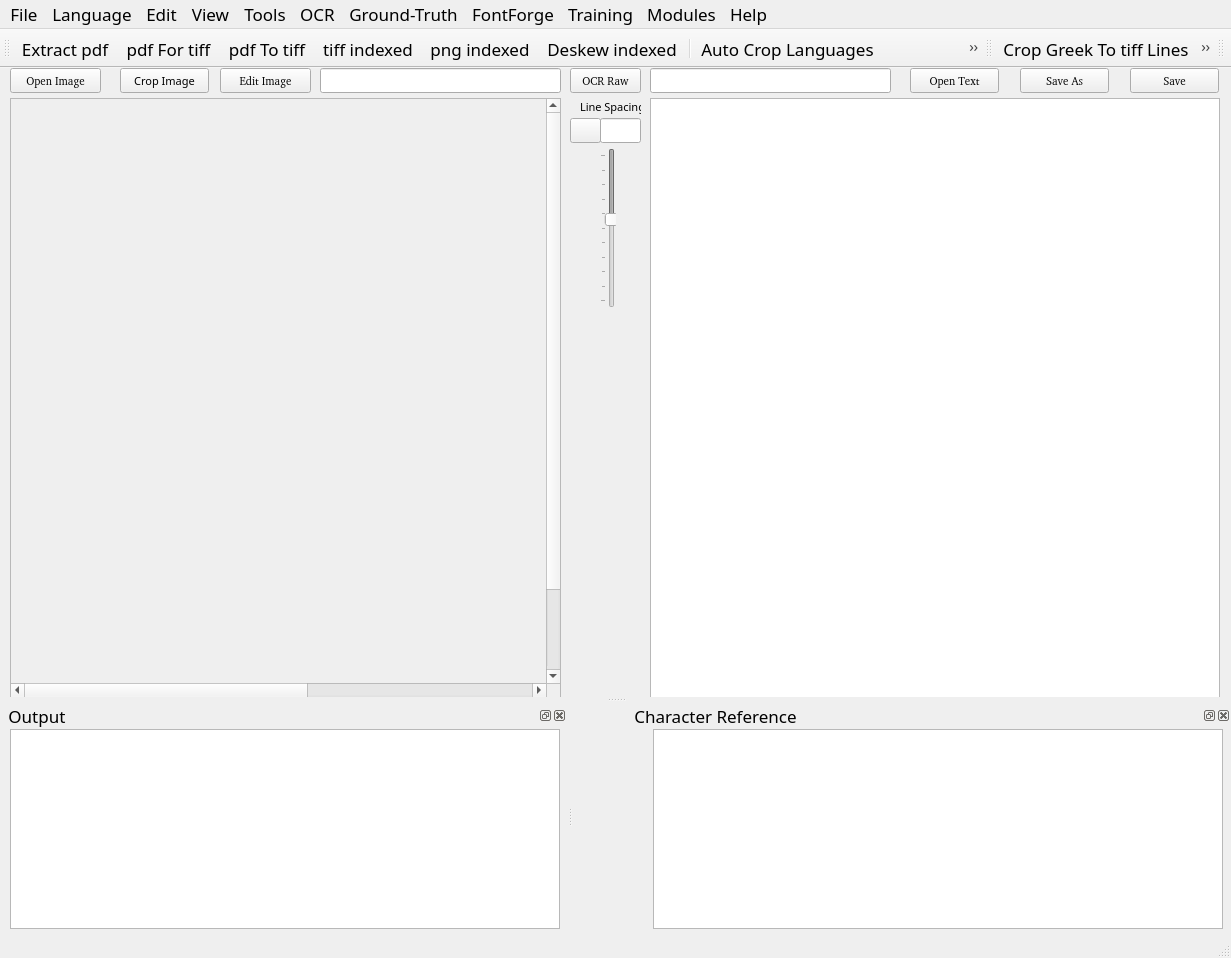
<?xml version="1.0" encoding="UTF-8"?>
<ui version="4.0">
 <class>MainUI</class>
 <widget class="QMainWindow" name="MainUI">
  <property name="enabled">
   <bool>true</bool>
  </property>
  <property name="geometry">
   <rect>
    <x>0</x>
    <y>0</y>
    <width>1231</width>
    <height>958</height>
   </rect>
  </property>
  <property name="font">
   <font>
    <family>FROMVS</family>
    <pointsize>13</pointsize>
    <weight>50</weight>
    <italic>false</italic>
    <bold>false</bold>
   </font>
  </property>
  <property name="windowTitle">
   <string>Biblical OCR</string>
  </property>
  <property name="windowIcon">
   <iconset resource="../UI_Icons.qrc">
    <normaloff>:/Icons/Icons/image-sunset.png</normaloff>:/Icons/Icons/image-sunset.png</iconset>
  </property>
  <widget class="QWidget" name="centralwidget">
   <widget class="QScrollArea" name="ImagescrollArea">
    <property name="geometry">
     <rect>
      <x>10</x>
      <y>30</y>
      <width>551</width>
      <height>600</height>
     </rect>
    </property>
    <property name="sizePolicy">
     <sizepolicy hsizetype="Preferred" vsizetype="Preferred">
      <horstretch>0</horstretch>
      <verstretch>0</verstretch>
     </sizepolicy>
    </property>
    <property name="minimumSize">
     <size>
      <width>501</width>
      <height>600</height>
     </size>
    </property>
    <property name="widgetResizable">
     <bool>true</bool>
    </property>
    <property name="alignment">
     <set>Qt::AlignLeading|Qt::AlignLeft|Qt::AlignTop</set>
    </property>
    <widget class="QWidget" name="ImagescrollAreaWidgetContents">
     <property name="geometry">
      <rect>
       <x>0</x>
       <y>0</y>
       <width>960</width>
       <height>681</height>
      </rect>
     </property>
     <property name="sizePolicy">
      <sizepolicy hsizetype="MinimumExpanding" vsizetype="Fixed">
       <horstretch>0</horstretch>
       <verstretch>0</verstretch>
      </sizepolicy>
     </property>
     <property name="minimumSize">
      <size>
       <width>960</width>
       <height>681</height>
      </size>
     </property>
     <property name="sizeIncrement">
      <size>
       <width>0</width>
       <height>0</height>
      </size>
     </property>
     <property name="baseSize">
      <size>
       <width>520</width>
       <height>700</height>
      </size>
     </property>
     <widget class="QLabel" name="Image">
      <property name="geometry">
       <rect>
        <x>0</x>
        <y>0</y>
        <width>960</width>
        <height>680</height>
       </rect>
      </property>
      <property name="sizePolicy">
       <sizepolicy hsizetype="MinimumExpanding" vsizetype="Preferred">
        <horstretch>0</horstretch>
        <verstretch>0</verstretch>
       </sizepolicy>
      </property>
      <property name="minimumSize">
       <size>
        <width>500</width>
        <height>679</height>
       </size>
      </property>
      <property name="baseSize">
       <size>
        <width>520</width>
        <height>700</height>
       </size>
      </property>
      <property name="text">
       <string/>
      </property>
      <property name="pixmap">
       <pixmap>../../../../../../../../../../../../../../../.designer/Images/Greek/jpg_desk_greek/greek_book_40_Matthew/greek1516_Page_012.jpg</pixmap>
      </property>
     </widget>
    </widget>
   </widget>
   <widget class="QPushButton" name="OpenImageFilebutton">
    <property name="geometry">
     <rect>
      <x>10</x>
      <y>0</y>
      <width>91</width>
      <height>25</height>
     </rect>
    </property>
    <property name="font">
     <font>
      <family>FROMVS [MAXR]</family>
      <pointsize>8</pointsize>
     </font>
    </property>
    <property name="text">
     <string>Open Image</string>
    </property>
    <property name="icon">
     <iconset resource="../UI_Icons.qrc">
      <normaloff>:/Icons/Icons/folder-open-image.png</normaloff>:/Icons/Icons/folder-open-image.png</iconset>
    </property>
   </widget>
   <widget class="QLineEdit" name="ImageLe">
    <property name="geometry">
     <rect>
      <x>320</x>
      <y>0</y>
      <width>241</width>
      <height>25</height>
     </rect>
    </property>
   </widget>
   <widget class="QPushButton" name="OCRbutton">
    <property name="geometry">
     <rect>
      <x>570</x>
      <y>0</y>
      <width>71</width>
      <height>25</height>
     </rect>
    </property>
    <property name="font">
     <font>
      <family>FROMVS [MAXR]</family>
      <pointsize>8</pointsize>
     </font>
    </property>
    <property name="text">
     <string>OCR Raw</string>
    </property>
    <property name="icon">
     <iconset resource="../UI_Icons.qrc">
      <normaloff>:/Icons/Icons/ocr3.png</normaloff>:/Icons/Icons/ocr3.png</iconset>
    </property>
   </widget>
   <widget class="QPushButton" name="LHDialogtbutton">
    <property name="enabled">
     <bool>true</bool>
    </property>
    <property name="geometry">
     <rect>
      <x>570</x>
      <y>50</y>
      <width>31</width>
      <height>25</height>
     </rect>
    </property>
    <property name="font">
     <font>
      <family>FROMVS [MAXR]</family>
      <pointsize>8</pointsize>
     </font>
    </property>
    <property name="text">
     <string/>
    </property>
    <property name="icon">
     <iconset resource="../UI_Icons.qrc">
      <normaloff>:/Icons/Icons/edit-line-spacing.png</normaloff>:/Icons/Icons/edit-line-spacing.png</iconset>
    </property>
   </widget>
   <widget class="QLineEdit" name="TextLE">
    <property name="geometry">
     <rect>
      <x>650</x>
      <y>0</y>
      <width>241</width>
      <height>25</height>
     </rect>
    </property>
   </widget>
   <widget class="QPushButton" name="EditCorrectedTextbutton">
    <property name="geometry">
     <rect>
      <x>910</x>
      <y>0</y>
      <width>89</width>
      <height>25</height>
     </rect>
    </property>
    <property name="font">
     <font>
      <family>FROMVS [MAXR]</family>
      <pointsize>8</pointsize>
     </font>
    </property>
    <property name="text">
     <string>Open Text</string>
    </property>
    <property name="icon">
     <iconset resource="../UI_Icons.qrc">
      <normaloff>:/Icons/Icons/folder-open-document-text.png</normaloff>:/Icons/Icons/folder-open-document-text.png</iconset>
    </property>
   </widget>
   <widget class="QPushButton" name="SaveAsOCRCorrTextbutton">
    <property name="geometry">
     <rect>
      <x>1020</x>
      <y>0</y>
      <width>89</width>
      <height>25</height>
     </rect>
    </property>
    <property name="font">
     <font>
      <family>FROMVS [MAXR]</family>
      <pointsize>8</pointsize>
     </font>
    </property>
    <property name="text">
     <string>Save As</string>
    </property>
    <property name="icon">
     <iconset resource="../UI_Icons.qrc">
      <normaloff>:/Icons/Icons/disk-rename.png</normaloff>:/Icons/Icons/disk-rename.png</iconset>
    </property>
   </widget>
   <widget class="QPushButton" name="SaveOCRCorrTextbutton">
    <property name="geometry">
     <rect>
      <x>1130</x>
      <y>0</y>
      <width>89</width>
      <height>25</height>
     </rect>
    </property>
    <property name="font">
     <font>
      <family>FROMVS [MAXR]</family>
      <pointsize>8</pointsize>
     </font>
    </property>
    <property name="text">
     <string>Save</string>
    </property>
    <property name="icon">
     <iconset resource="../UI_Icons.qrc">
      <normaloff>:/Icons/Icons/disk.png</normaloff>:/Icons/Icons/disk.png</iconset>
    </property>
   </widget>
   <widget class="QTextEdit" name="OCRText">
    <property name="geometry">
     <rect>
      <x>650</x>
      <y>30</y>
      <width>570</width>
      <height>601</height>
     </rect>
    </property>
    <property name="minimumSize">
     <size>
      <width>540</width>
      <height>600</height>
     </size>
    </property>
   </widget>
   <widget class="QLineEdit" name="LHlineEdit">
    <property name="geometry">
     <rect>
      <x>600</x>
      <y>50</y>
      <width>41</width>
      <height>25</height>
     </rect>
    </property>
    <property name="text">
     <string/>
    </property>
    <property name="maxLength">
     <number>32767</number>
    </property>
    <property name="alignment">
     <set>Qt::AlignCenter</set>
    </property>
    <property name="placeholderText">
     <string/>
    </property>
   </widget>
   <widget class="QSlider" name="LHslider">
    <property name="enabled">
     <bool>false</bool>
    </property>
    <property name="geometry">
     <rect>
      <x>600</x>
      <y>80</y>
      <width>16</width>
      <height>160</height>
     </rect>
    </property>
    <property name="toolTip">
     <string>Set text line spacing.</string>
    </property>
    <property name="minimum">
     <number>100</number>
    </property>
    <property name="maximum">
     <number>200</number>
    </property>
    <property name="singleStep">
     <number>2</number>
    </property>
    <property name="pageStep">
     <number>10</number>
    </property>
    <property name="value">
     <number>144</number>
    </property>
    <property name="sliderPosition">
     <number>144</number>
    </property>
    <property name="orientation">
     <enum>Qt::Vertical</enum>
    </property>
    <property name="invertedAppearance">
     <bool>true</bool>
    </property>
    <property name="tickPosition">
     <enum>QSlider::TicksAbove</enum>
    </property>
   </widget>
   <widget class="QPushButton" name="EditImageFilebutton">
    <property name="geometry">
     <rect>
      <x>220</x>
      <y>0</y>
      <width>91</width>
      <height>25</height>
     </rect>
    </property>
    <property name="font">
     <font>
      <family>FROMVS [MAXR]</family>
      <pointsize>8</pointsize>
     </font>
    </property>
    <property name="text">
     <string>Edit Image</string>
    </property>
    <property name="icon">
     <iconset resource="../UI_Icons.qrc">
      <normaloff>:/Icons/Icons/gimp.png</normaloff>:/Icons/Icons/gimp.png</iconset>
    </property>
   </widget>
   <widget class="QLabel" name="label">
    <property name="geometry">
     <rect>
      <x>580</x>
      <y>30</y>
      <width>61</width>
      <height>17</height>
     </rect>
    </property>
    <property name="font">
     <font>
      <pointsize>8</pointsize>
     </font>
    </property>
    <property name="text">
     <string>Line Spacing</string>
    </property>
   </widget>
   <widget class="QPushButton" name="Cropbutton">
    <property name="geometry">
     <rect>
      <x>120</x>
      <y>0</y>
      <width>89</width>
      <height>25</height>
     </rect>
    </property>
    <property name="font">
     <font>
      <pointsize>8</pointsize>
     </font>
    </property>
    <property name="text">
     <string>Crop Image</string>
    </property>
    <property name="icon">
     <iconset resource="../UI_Icons.qrc">
      <normaloff>:/Icons/image-crop.png</normaloff>:/Icons/image-crop.png</iconset>
    </property>
   </widget>
  </widget>
  <widget class="QMenuBar" name="menubar">
   <property name="geometry">
    <rect>
     <x>0</x>
     <y>0</y>
     <width>1231</width>
     <height>23</height>
    </rect>
   </property>
   <widget class="QMenu" name="menuPre_Process">
    <property name="title">
     <string>Language</string>
    </property>
    <widget class="QMenu" name="menuExtract_pdf">
     <property name="title">
      <string>Source</string>
     </property>
     <property name="icon">
      <iconset resource="../UI_Icons.qrc">
       <normaloff>:/Icons/Icons/folder-open-image.png</normaloff>:/Icons/Icons/folder-open-image.png</iconset>
     </property>
     <addaction name="actionextract_pdf_tb"/>
     <addaction name="separator"/>
     <addaction name="actionpdf_for_tiff_tb"/>
     <addaction name="actionpdf_to_tiff_tb"/>
     <addaction name="actiontiff_to_mono_tb"/>
     <addaction name="actionmono_to_png_tb"/>
     <addaction name="actiondeskew_mono"/>
    </widget>
    <widget class="QMenu" name="menuPrepare">
     <property name="title">
      <string>Languages</string>
     </property>
     <widget class="QMenu" name="menuGreekDR">
      <property name="title">
       <string>Greek</string>
      </property>
      <addaction name="actionConvert_Greek_tiff_To_png"/>
      <addaction name="actionDeskewGreek_tiff_tb"/>
      <addaction name="actionResizeGreek_png_tb"/>
     </widget>
     <widget class="QMenu" name="menuLatinDR">
      <property name="title">
       <string>Latin</string>
      </property>
      <addaction name="actionConvert_Latin_tiff_To_png"/>
      <addaction name="actionDeskewLatin_tiff_tb"/>
      <addaction name="actionResizeLatin_png_tb"/>
     </widget>
     <addaction name="separator"/>
     <addaction name="actionCrop_Languages_tb"/>
     <addaction name="actionManual_Crop_Image_tb"/>
     <addaction name="actionHebrew"/>
     <addaction name="menuGreekDR"/>
     <addaction name="menuLatinDR"/>
     <addaction name="actionEnglishh"/>
    </widget>
    <addaction name="separator"/>
    <addaction name="menuExtract_pdf"/>
    <addaction name="separator"/>
    <addaction name="separator"/>
    <addaction name="menuPrepare"/>
   </widget>
   <widget class="QMenu" name="menuTraining">
    <property name="title">
     <string>Ground-Truth</string>
    </property>
    <widget class="QMenu" name="menuGround_Truth">
     <property name="title">
      <string>Establish Truth</string>
     </property>
     <widget class="QMenu" name="menuGreekGT">
      <property name="title">
       <string>Greek</string>
      </property>
      <widget class="QMenu" name="menuGreek_Image_Lines">
       <property name="title">
        <string>Greek Image Lines</string>
       </property>
       <addaction name="actionCrop_Greek_to_tiff_Lines_tb"/>
       <addaction name="actionRename_Greek_tiff_Lines_tb"/>
       <addaction name="actionMove_Greek_tiff_Lines_tb"/>
      </widget>
      <widget class="QMenu" name="menuGreek_Text_Lines">
       <property name="title">
        <string>Greek Text Lines</string>
       </property>
       <addaction name="actionSplitGreek_text_lines_tb"/>
       <addaction name="actionRenameGreek_text_lines_tb"/>
      </widget>
      <addaction name="menuGreek_Image_Lines"/>
      <addaction name="menuGreek_Text_Lines"/>
     </widget>
     <widget class="QMenu" name="menuLatinGT">
      <property name="title">
       <string>Latin</string>
      </property>
      <widget class="QMenu" name="menuLatin_Image_Lines">
       <property name="title">
        <string>Latin Image Lines</string>
       </property>
       <addaction name="actionCrop_Latin_To_tiff_Lines_tb"/>
       <addaction name="actionRename_Latin_tiff_Lines_tb"/>
       <addaction name="actionMove_Latin_tiff_Lines_tb"/>
      </widget>
      <widget class="QMenu" name="menuLatin_Text_Lines">
       <property name="title">
        <string>Latin Text Lines</string>
       </property>
       <addaction name="actionSplit_Latin_Text_Lines_tb"/>
       <addaction name="actionRename_Latin_Text_Lines_tb"/>
      </widget>
      <addaction name="menuLatin_Image_Lines"/>
      <addaction name="menuLatin_Text_Lines"/>
     </widget>
     <addaction name="actionHebrew_2"/>
     <addaction name="menuGreekGT"/>
     <addaction name="menuLatinGT"/>
     <addaction name="actionEnglish_3"/>
    </widget>
    <addaction name="separator"/>
    <addaction name="menuGround_Truth"/>
    <addaction name="actionReview_Ground_Truth_tb"/>
    <addaction name="actionStage_Ground_Truth"/>
   </widget>
   <widget class="QMenu" name="menuOCR">
    <property name="title">
     <string>OCR</string>
    </property>
    <widget class="QMenu" name="menuSelect_Language">
     <property name="title">
      <string>Select Language</string>
     </property>
     <addaction name="actionGreek_2"/>
     <addaction name="actionHebrew_4"/>
     <addaction name="actionLatin_2"/>
     <addaction name="actionEnglish_2"/>
    </widget>
    <addaction name="menuSelect_Language"/>
    <addaction name="actionSelect_Image"/>
    <addaction name="actionCorrect_OCR_tb"/>
   </widget>
   <widget class="QMenu" name="menuPost_Process">
    <property name="title">
     <string>Modules</string>
    </property>
    <widget class="QMenu" name="menuGreek_Post">
     <property name="title">
      <string>Greek</string>
     </property>
     <addaction name="actionUpdate_Verses"/>
     <addaction name="actionUpdate_Words_Post"/>
     <addaction name="actionNormalize"/>
     <addaction name="actionLower_Case"/>
     <addaction name="actionRemove_Diacritics"/>
     <addaction name="actionAlign_Strongs"/>
     <addaction name="actionAlign_English"/>
     <addaction name="actionVariants"/>
    </widget>
    <widget class="QMenu" name="menuPrepare_Text">
     <property name="title">
      <string>Prepare Text</string>
     </property>
    </widget>
    <addaction name="menuPrepare_Text"/>
    <addaction name="actionHebrew_3"/>
    <addaction name="menuGreek_Post"/>
    <addaction name="actionUpdate_Words"/>
    <addaction name="actionEnglish"/>
    <addaction name="actionCreate_e_Sword_Bible_Module"/>
    <addaction name="actionCreate_theWord_Bible_Module"/>
   </widget>
   <widget class="QMenu" name="menuFile">
    <property name="font">
     <font>
      <family>Ubuntu</family>
      <pointsize>11</pointsize>
     </font>
    </property>
    <property name="title">
     <string>File</string>
    </property>
    <addaction name="actionOpen_Image"/>
    <addaction name="actionOpen_Text"/>
    <addaction name="actionSave_Image"/>
    <addaction name="actionSave_As_Image"/>
    <addaction name="actionSave_Text"/>
    <addaction name="actionSave_As_Text"/>
   </widget>
   <widget class="QMenu" name="menuEdit">
    <property name="title">
     <string>Edit</string>
    </property>
    <addaction name="actionEdit_Image_tb"/>
    <addaction name="actionPrefernces"/>
   </widget>
   <widget class="QMenu" name="menuView">
    <property name="title">
     <string>View</string>
    </property>
   </widget>
   <widget class="QMenu" name="menuTools">
    <property name="title">
     <string>Tools</string>
    </property>
    <addaction name="actionConvert_Image_s"/>
    <addaction name="actionVerse_Correction"/>
    <addaction name="actionOnline"/>
   </widget>
   <widget class="QMenu" name="menuHelp">
    <property name="title">
     <string>Help</string>
    </property>
   </widget>
   <widget class="QMenu" name="menuGlyphs">
    <property name="title">
     <string>FontForge</string>
    </property>
    <widget class="QMenu" name="menuIndex_Images">
     <property name="title">
      <string>Bitmap Images</string>
     </property>
     <addaction name="actionLine_tif_to_bmp"/>
    </widget>
    <addaction name="menuIndex_Images"/>
    <addaction name="actionExtract_Glyphs"/>
    <addaction name="actionFontForge"/>
   </widget>
   <widget class="QMenu" name="menuGround_Truth_2">
    <property name="title">
     <string>Training</string>
    </property>
    <widget class="QMenu" name="menuUpdate_Wordlists">
     <property name="title">
      <string>Update Wordlists</string>
     </property>
     <addaction name="actionUpdate_Hebrew_Wordlist"/>
     <addaction name="actionUpdate_Wordlist_tb"/>
     <addaction name="actionUpdate_Wordlist_menu"/>
    </widget>
    <widget class="QMenu" name="menuSetup_Training">
     <property name="title">
      <string>Setup Training</string>
     </property>
     <addaction name="actionSelect_Language_Model"/>
     <addaction name="actionSelect_Fonts"/>
    </widget>
    <addaction name="menuUpdate_Wordlists"/>
    <addaction name="menuSetup_Training"/>
    <addaction name="actionTrain_Tesseract_tb"/>
   </widget>
   <addaction name="menuFile"/>
   <addaction name="menuPre_Process"/>
   <addaction name="menuEdit"/>
   <addaction name="menuView"/>
   <addaction name="menuTools"/>
   <addaction name="menuOCR"/>
   <addaction name="menuTraining"/>
   <addaction name="menuGlyphs"/>
   <addaction name="menuGround_Truth_2"/>
   <addaction name="menuPost_Process"/>
   <addaction name="menuHelp"/>
  </widget>
  <widget class="QStatusBar" name="statusbar"/>
  <widget class="QToolBar" name="PreProcessToolBar">
   <property name="windowTitle">
    <string>toolBar</string>
   </property>
   <property name="toolTip">
    <string>Extract pages from pdf source file</string>
   </property>
   <property name="whatsThis">
    <string>pdf Page Extractor</string>
   </property>
   <attribute name="toolBarArea">
    <enum>TopToolBarArea</enum>
   </attribute>
   <attribute name="toolBarBreak">
    <bool>false</bool>
   </attribute>
   <addaction name="actionextract_pdf_tb"/>
   <addaction name="actionpdf_for_tiff_tb"/>
   <addaction name="actionpdf_to_tiff_tb"/>
   <addaction name="actiontiff_to_mono_tb"/>
   <addaction name="actionmono_to_png_tb"/>
   <addaction name="actiondeskew_mono"/>
   <addaction name="separator"/>
   <addaction name="actionCrop_Languages_tb"/>
   <addaction name="actionConvert_Greek_tiff_To_png"/>
   <addaction name="actionDeskewGreek_tiff_tb"/>
   <addaction name="actionResizeGreek_png_tb"/>
   <addaction name="actionConvert_Latin_tiff_To_png"/>
   <addaction name="actionDeskewLatin_tiff_tb"/>
   <addaction name="actionResizeLatin_png_tb"/>
   <addaction name="separator"/>
   <addaction name="actionManual_Crop_Image_tb"/>
   <addaction name="actionEdit_Image_tb"/>
   <addaction name="actionCorrect_OCR_tb"/>
   <addaction name="separator"/>
  </widget>
  <widget class="QToolBar" name="TrainingToolBar">
   <property name="windowTitle">
    <string>toolBar</string>
   </property>
   <attribute name="toolBarArea">
    <enum>TopToolBarArea</enum>
   </attribute>
   <attribute name="toolBarBreak">
    <bool>false</bool>
   </attribute>
   <addaction name="actionCrop_Greek_to_tiff_Lines_tb"/>
   <addaction name="actionCrop_Latin_To_tiff_Lines_tb"/>
   <addaction name="actionRename_Greek_tiff_Lines_tb"/>
   <addaction name="actionMove_Greek_tiff_Lines_tb"/>
   <addaction name="actionRename_Latin_tiff_Lines_tb"/>
   <addaction name="actionMove_Latin_tiff_Lines_tb"/>
   <addaction name="separator"/>
   <addaction name="actionExtract_Glyphs"/>
   <addaction name="actionFontForge"/>
   <addaction name="separator"/>
   <addaction name="actionSplitGreek_text_lines_tb"/>
   <addaction name="actionRenameGreek_text_lines_tb"/>
   <addaction name="actionSplit_Latin_Text_Lines_tb"/>
   <addaction name="actionRename_Latin_Text_Lines_tb"/>
   <addaction name="separator"/>
   <addaction name="actionReview_Ground_Truth_tb"/>
   <addaction name="actionVerse_Correction"/>
   <addaction name="actionUpdate_Wordlist_tb"/>
   <addaction name="actionTrain_Tesseract_tb"/>
   <addaction name="separator"/>
  </widget>
  <widget class="QDockWidget" name="dockOutput">
   <property name="enabled">
    <bool>true</bool>
   </property>
   <property name="minimumSize">
    <size>
     <width>560</width>
     <height>200</height>
    </size>
   </property>
   <property name="baseSize">
    <size>
     <width>520</width>
     <height>200</height>
    </size>
   </property>
   <property name="accessibleName">
    <string/>
   </property>
   <property name="accessibleDescription">
    <string/>
   </property>
   <property name="floating">
    <bool>false</bool>
   </property>
   <property name="windowTitle">
    <string> Output</string>
   </property>
   <attribute name="dockWidgetArea">
    <number>8</number>
   </attribute>
   <widget class="QWidget" name="dockOutputContents">
    <widget class="QTextEdit" name="OutputText">
     <property name="geometry">
      <rect>
       <x>10</x>
       <y>0</y>
       <width>550</width>
       <height>200</height>
      </rect>
     </property>
     <property name="minimumSize">
      <size>
       <width>520</width>
       <height>200</height>
      </size>
     </property>
    </widget>
   </widget>
  </widget>
  <widget class="QDockWidget" name="dockChrRef">
   <property name="minimumSize">
    <size>
     <width>650</width>
     <height>220</height>
    </size>
   </property>
   <property name="baseSize">
    <size>
     <width>640</width>
     <height>200</height>
    </size>
   </property>
   <property name="windowTitle">
    <string>             Character Reference</string>
   </property>
   <attribute name="dockWidgetArea">
    <number>8</number>
   </attribute>
   <widget class="QWidget" name="dockChrRefContents">
    <property name="minimumSize">
     <size>
      <width>650</width>
      <height>200</height>
     </size>
    </property>
    <widget class="QPlainTextEdit" name="ChrRefplainTextEdit">
     <property name="geometry">
      <rect>
       <x>80</x>
       <y>0</y>
       <width>570</width>
       <height>200</height>
      </rect>
     </property>
     <property name="minimumSize">
      <size>
       <width>570</width>
       <height>200</height>
      </size>
     </property>
     <property name="font">
      <font>
       <family>FROMVS</family>
       <pointsize>18</pointsize>
      </font>
     </property>
     <property name="documentTitle">
      <string>Character Reference</string>
     </property>
    </widget>
   </widget>
  </widget>
  <widget class="QToolBar" name="toolBar">
   <property name="windowTitle">
    <string>toolBar</string>
   </property>
   <attribute name="toolBarArea">
    <enum>TopToolBarArea</enum>
   </attribute>
   <attribute name="toolBarBreak">
    <bool>false</bool>
   </attribute>
  </widget>
  <action name="actionpdf_to_tiff">
   <property name="icon">
    <iconset>
     <normaloff>:/Icons/Icons/ocr2.png</normaloff>:/Icons/Icons/ocr2.png</iconset>
   </property>
   <property name="text">
    <string>pdf for tiff</string>
   </property>
  </action>
  <action name="actionmove_pdf_for_tiff">
   <property name="text">
    <string>pdf to tiff</string>
   </property>
  </action>
  <action name="actiontiff_to_mono">
   <property name="text">
    <string>tiff to mono</string>
   </property>
  </action>
  <action name="actionmono_to_png">
   <property name="text">
    <string>mono to png</string>
   </property>
  </action>
  <action name="actiontiff_to_png">
   <property name="text">
    <string>tiff to png</string>
   </property>
  </action>
  <action name="actionGreek">
   <property name="text">
    <string>Greek</string>
   </property>
  </action>
  <action name="actiontiff_to_png_2">
   <property name="text">
    <string>tiff to png</string>
   </property>
  </action>
  <action name="actionpdf_for_tiff">
   <property name="text">
    <string>pdf for tiff</string>
   </property>
  </action>
  <action name="actionpdf_for_tiff_tb">
   <property name="icon">
    <iconset resource="../UI_Icons.qrc">
     <normaloff>:/Icons/Icons/pdf4tiff.png</normaloff>:/Icons/Icons/pdf4tiff.png</iconset>
   </property>
   <property name="text">
    <string>pdf For tiff</string>
   </property>
   <property name="toolTip">
    <string>Stage pdf pages FOR tiff conversion</string>
   </property>
  </action>
  <action name="actionpdf_to_tiff_tb">
   <property name="icon">
    <iconset resource="../UI_Icons.qrc">
     <normaloff>:/Icons/Icons/pdf2tiff.png</normaloff>:/Icons/Icons/pdf2tiff.png</iconset>
   </property>
   <property name="text">
    <string>pdf To tiff</string>
   </property>
   <property name="toolTip">
    <string>Convert pdf pages TO tiff files</string>
   </property>
  </action>
  <action name="actiontiff_to_mono_tb">
   <property name="icon">
    <iconset resource="../UI_Icons.qrc">
     <normaloff>:/Icons/Icons/tiff-file.png</normaloff>:/Icons/Icons/tiff-file.png</iconset>
   </property>
   <property name="text">
    <string>tiff indexed</string>
   </property>
   <property name="toolTip">
    <string>Convert tiff files TO indexed monochrome</string>
   </property>
  </action>
  <action name="actionmono_to_png_tb">
   <property name="icon">
    <iconset resource="../UI_Icons.qrc">
     <normaloff>:/Icons/Icons/png-file.png</normaloff>:/Icons/Icons/png-file.png</iconset>
   </property>
   <property name="text">
    <string>png indexed</string>
   </property>
   <property name="toolTip">
    <string>Convert deskewed monochrome tiff files TO png</string>
   </property>
  </action>
  <action name="actionLatin">
   <property name="text">
    <string>Latin</string>
   </property>
  </action>
  <action name="actiontiff_to_png_3">
   <property name="text">
    <string>tiff to png</string>
   </property>
  </action>
  <action name="actiontiff_to_png_4">
   <property name="text">
    <string>tiff to png</string>
   </property>
  </action>
  <action name="actionDeskewGreek_tiff_tb">
   <property name="icon">
    <iconset resource="../UI_Icons.qrc">
     <normaloff>:/Icons/Icons/deskew-greek.png</normaloff>:/Icons/Icons/deskew-greek.png</iconset>
   </property>
   <property name="text">
    <string>Deskew Greek tiff</string>
   </property>
  </action>
  <action name="actiontiff_to_png_5">
   <property name="text">
    <string>tiff to png</string>
   </property>
  </action>
  <action name="actionDeskewLatin_tiff_tb">
   <property name="icon">
    <iconset resource="../UI_Icons.qrc">
     <normaloff>:/Icons/Icons/deskew-latin.png</normaloff>:/Icons/Icons/deskew-latin.png</iconset>
   </property>
   <property name="text">
    <string>Deskew Latin tiff</string>
   </property>
  </action>
  <action name="actionResizeGreek_png_tb">
   <property name="icon">
    <iconset resource="../UI_Icons.qrc">
     <normaloff>:/Icons/Icons/resize-png-greek.png</normaloff>:/Icons/Icons/resize-png-greek.png</iconset>
   </property>
   <property name="text">
    <string>Resize Greek png</string>
   </property>
  </action>
  <action name="actionResizeLatin_png_tb">
   <property name="icon">
    <iconset resource="../UI_Icons.qrc">
     <normaloff>:/Icons/Icons/resize-png-latin.png</normaloff>:/Icons/Icons/resize-png-latin.png</iconset>
   </property>
   <property name="text">
    <string>Resize Latin png</string>
   </property>
  </action>
  <action name="actionCrop_Languages_tb">
   <property name="icon">
    <iconset resource="../UI_Icons.qrc">
     <normaloff>:/Icons/Icons/split-langs.png</normaloff>:/Icons/Icons/split-langs.png</iconset>
   </property>
   <property name="text">
    <string>Auto Crop Languages</string>
   </property>
   <property name="toolTip">
    <string>Crop language sections into separate tiff files</string>
   </property>
   <property name="font">
    <font>
     <family>FROMVS</family>
    </font>
   </property>
  </action>
  <action name="actionextract_pdf_tb">
   <property name="icon">
    <iconset resource="../UI_Icons.qrc">
     <normaloff>:/Icons/Icons/pdf-extract1.png</normaloff>:/Icons/Icons/pdf-extract1.png</iconset>
   </property>
   <property name="text">
    <string>Extract pdf</string>
   </property>
   <property name="toolTip">
    <string>Extract pages from pdf source document</string>
   </property>
   <property name="menuRole">
    <enum>QAction::TextHeuristicRole</enum>
   </property>
  </action>
  <action name="actiontiff_for_Ground_Truth">
   <property name="text">
    <string>tiff for Ground Truth</string>
   </property>
  </action>
  <action name="actionCrop">
   <property name="text">
    <string>Crop to tiff lines</string>
   </property>
  </action>
  <action name="actiontiff_for_Ground_Truth_2">
   <property name="text">
    <string>Move tiff lines</string>
   </property>
  </action>
  <action name="actionSplit">
   <property name="text">
    <string>Split text lines</string>
   </property>
  </action>
  <action name="actionRename_tiff_lines">
   <property name="text">
    <string>Rename tiff lines</string>
   </property>
  </action>
  <action name="actionRename_text_lines">
   <property name="text">
    <string>Rename text lines</string>
   </property>
  </action>
  <action name="actionReview_Ground_Truth">
   <property name="text">
    <string>Review Ground Truth</string>
   </property>
  </action>
  <action name="actionGreek_Wordlist_2">
   <property name="text">
    <string>Greek Wordlist</string>
   </property>
  </action>
  <action name="actionLatin_Wordlist">
   <property name="text">
    <string>Latin Wordlist</string>
   </property>
  </action>
  <action name="actionImage_Lines">
   <property name="text">
    <string>Image Lines</string>
   </property>
  </action>
  <action name="actionText_Lines">
   <property name="text">
    <string>Text Lines</string>
   </property>
  </action>
  <action name="actionReview_Ground_Truth_2">
   <property name="text">
    <string>Review Ground Truth</string>
   </property>
  </action>
  <action name="actionUpdate_Wordlist">
   <property name="text">
    <string>Update Wordlist</string>
   </property>
  </action>
  <action name="actionUpdate_Wordlist_2">
   <property name="text">
    <string>Update Wordlist</string>
   </property>
  </action>
  <action name="actionCorrect_OCR_tb">
   <property name="icon">
    <iconset resource="../UI_Icons.qrc">
     <normaloff>:/Icons/Icons/ocr3.png</normaloff>:/Icons/Icons/ocr3.png</iconset>
   </property>
   <property name="text">
    <string>OCR Image</string>
   </property>
  </action>
  <action name="actionVersify_Text">
   <property name="text">
    <string>Versify Text</string>
   </property>
  </action>
  <action name="actionUpdate_Words">
   <property name="text">
    <string>Latin</string>
   </property>
  </action>
  <action name="actionUpdate_Verses">
   <property name="text">
    <string>Update Verses</string>
   </property>
  </action>
  <action name="actionUpdate_Words_Post">
   <property name="text">
    <string>Update Words</string>
   </property>
  </action>
  <action name="actionNormalize">
   <property name="text">
    <string>Normalize</string>
   </property>
  </action>
  <action name="actionLower_Case">
   <property name="text">
    <string>Lower Case</string>
   </property>
  </action>
  <action name="actionRemove_Diacritics">
   <property name="text">
    <string>Remove Diacritics</string>
   </property>
  </action>
  <action name="actionAlign_Strongs">
   <property name="text">
    <string>Align Strongs+RMAC</string>
   </property>
  </action>
  <action name="actionAlign_Lemmas">
   <property name="text">
    <string>Align Lemmas</string>
   </property>
  </action>
  <action name="actionAlign_English">
   <property name="text">
    <string>Align English</string>
   </property>
  </action>
  <action name="actionVariants">
   <property name="text">
    <string>Variants</string>
   </property>
  </action>
  <action name="actionTrain_Tesseract_tb">
   <property name="icon">
    <iconset resource="../UI_Icons.qrc">
     <normaloff>:/Icons/Icons/trainOCR1.png</normaloff>:/Icons/Icons/trainOCR1.png</iconset>
   </property>
   <property name="text">
    <string>Train Tesseract</string>
   </property>
  </action>
  <action name="actionReview_Ground_Truth_tb">
   <property name="icon">
    <iconset resource="../UI_Icons.qrc">
     <normaloff>:/Icons/Icons/ground-truth1.png</normaloff>:/Icons/Icons/ground-truth1.png</iconset>
   </property>
   <property name="text">
    <string>Review Ground Truth</string>
   </property>
  </action>
  <action name="actionUpdate_Wordlist_tb">
   <property name="icon">
    <iconset resource="../UI_Icons.qrc">
     <normaloff>:/Icons/Icons/update-greek-wordlist.png</normaloff>:/Icons/Icons/update-greek-wordlist.png</iconset>
   </property>
   <property name="text">
    <string>Update Greek Wordlist</string>
   </property>
  </action>
  <action name="actionCrop_Greek_to_tiff_Lines_tb">
   <property name="icon">
    <iconset resource="../UI_Icons.qrc">
     <normaloff>:/Icons/Icons/split-lines-greek.png</normaloff>:/Icons/Icons/split-lines-greek.png</iconset>
   </property>
   <property name="text">
    <string>Crop Greek To tiff Lines</string>
   </property>
  </action>
  <action name="actionRename_Greek_tiff_Lines_tb">
   <property name="icon">
    <iconset resource="../UI_Icons.qrc">
     <normaloff>:/Icons/Icons/rename-lines-greek.png</normaloff>:/Icons/Icons/rename-lines-greek.png</iconset>
   </property>
   <property name="text">
    <string>Rename Greek tiff Lines</string>
   </property>
  </action>
  <action name="actionMove_Greek_tiff_Lines_tb">
   <property name="icon">
    <iconset resource="../UI_Icons.qrc">
     <normaloff>:/Icons/Icons/move-lines-greek.png</normaloff>:/Icons/Icons/move-lines-greek.png</iconset>
   </property>
   <property name="text">
    <string>Move Greek tiff Lines</string>
   </property>
  </action>
  <action name="actionSplitGreek_text_lines_tb">
   <property name="icon">
    <iconset resource="../UI_Icons.qrc">
     <normaloff>:/Icons/Icons/split-textlines-greek.png</normaloff>:/Icons/Icons/split-textlines-greek.png</iconset>
   </property>
   <property name="text">
    <string>Split Greek Text Lines</string>
   </property>
  </action>
  <action name="actionRenameGreek_text_lines_tb">
   <property name="icon">
    <iconset resource="../UI_Icons.qrc">
     <normaloff>:/Icons/Icons/rename_textlines-greek.png</normaloff>:/Icons/Icons/rename_textlines-greek.png</iconset>
   </property>
   <property name="text">
    <string>Rename Greek Text Lines</string>
   </property>
  </action>
  <action name="actionImage_Lines_3">
   <property name="text">
    <string>Image Lines</string>
   </property>
  </action>
  <action name="actionReview_Ground_Truth_menu">
   <property name="text">
    <string>Review Ground Truth</string>
   </property>
  </action>
  <action name="actionUpdate_Wordlist_menu">
   <property name="text">
    <string>Update Latin Wordlist</string>
   </property>
  </action>
  <action name="actionCrop_Latin_To_tiff_Lines_tb">
   <property name="icon">
    <iconset resource="../UI_Icons.qrc">
     <normaloff>:/Icons/Icons/split-lines-latin.png</normaloff>:/Icons/Icons/split-lines-latin.png</iconset>
   </property>
   <property name="text">
    <string>Crop Latin To tiff Lines</string>
   </property>
  </action>
  <action name="actionRename_Latin_tiff_Lines_tb">
   <property name="icon">
    <iconset resource="../UI_Icons.qrc">
     <normaloff>:/Icons/Icons/rename-lines-latin.png</normaloff>:/Icons/Icons/rename-lines-latin.png</iconset>
   </property>
   <property name="text">
    <string>Rename Latin tiff Lines</string>
   </property>
  </action>
  <action name="actionMove_Latin_tiff_Lines_tb">
   <property name="icon">
    <iconset resource="../UI_Icons.qrc">
     <normaloff>:/Icons/Icons/move-lines-latin.png</normaloff>:/Icons/Icons/move-lines-latin.png</iconset>
   </property>
   <property name="text">
    <string>Move Greek tiff Lines</string>
   </property>
  </action>
  <action name="actionSplit_Latin_Text_Lines_tb">
   <property name="icon">
    <iconset resource="../UI_Icons.qrc">
     <normaloff>:/Icons/Icons/split-textlines-latin.png</normaloff>:/Icons/Icons/split-textlines-latin.png</iconset>
   </property>
   <property name="text">
    <string>Split Latin Text Lines</string>
   </property>
  </action>
  <action name="actionRename_Latin_Text_Lines_tb">
   <property name="icon">
    <iconset resource="../UI_Icons.qrc">
     <normaloff>:/Icons/Icons/rename-textlines-latin.png</normaloff>:/Icons/Icons/rename-textlines-latin.png</iconset>
   </property>
   <property name="text">
    <string>Rename Latin Text Lines</string>
   </property>
  </action>
  <action name="actiondeskew_mono">
   <property name="icon">
    <iconset resource="../UI_Icons.qrc">
     <normaloff>:/Icons/Icons/deskew-tiff-file.png</normaloff>:/Icons/Icons/deskew-tiff-file.png</iconset>
   </property>
   <property name="text">
    <string>Deskew indexed</string>
   </property>
  </action>
  <action name="actionOpen_Image">
   <property name="icon">
    <iconset resource="../UI_Icons.qrc">
     <normaloff>:/Icons/Icons/folder-open-image.png</normaloff>:/Icons/Icons/folder-open-image.png</iconset>
   </property>
   <property name="text">
    <string>Open Image</string>
   </property>
  </action>
  <action name="actionVerse_Correction">
   <property name="icon">
    <iconset resource="../UI_Icons.qrc">
     <normaloff>:/Icons/Icons/versify.png</normaloff>:/Icons/Icons/versify.png</iconset>
   </property>
   <property name="text">
    <string>Verse Correction</string>
   </property>
  </action>
  <action name="actionConvert_Greek_tiff_To_png">
   <property name="icon">
    <iconset resource="../UI_Icons.qrc">
     <normaloff>:/Icons/Icons/tiff2png-greek.png</normaloff>:/Icons/Icons/tiff2png-greek.png</iconset>
   </property>
   <property name="text">
    <string>Convert Greek tiff To png</string>
   </property>
  </action>
  <action name="actionConvert_Latin_tiff_To_png">
   <property name="icon">
    <iconset resource="../UI_Icons.qrc">
     <normaloff>:/Icons/Icons/tiff2png-latin.png</normaloff>:/Icons/Icons/tiff2png-latin.png</iconset>
   </property>
   <property name="text">
    <string>Convert Latin tiff To png</string>
   </property>
  </action>
  <action name="actionExtract_Glyphs">
   <property name="icon">
    <iconset resource="../UI_Icons.qrc">
     <normaloff>:/Icons/Icons/epsilon-trace.png</normaloff>:/Icons/Icons/epsilon-trace.png</iconset>
   </property>
   <property name="text">
    <string>GlyphTracer</string>
   </property>
  </action>
  <action name="actionLine_tif_to_bmp">
   <property name="text">
    <string>Line tif to bmp</string>
   </property>
  </action>
  <action name="actionFontForge">
   <property name="icon">
    <iconset resource="../UI_Icons.qrc">
     <normaloff>:/Icons/Icons/FontForge.png</normaloff>:/Icons/Icons/FontForge.png</iconset>
   </property>
   <property name="text">
    <string>FontForge</string>
   </property>
  </action>
  <action name="actionPrefernces">
   <property name="text">
    <string>Preferences</string>
   </property>
  </action>
  <action name="actionOpen_Text">
   <property name="text">
    <string>Open Text</string>
   </property>
  </action>
  <action name="actionSave_Image">
   <property name="text">
    <string>Save Image</string>
   </property>
  </action>
  <action name="actionSave_As_Image">
   <property name="text">
    <string>Save As Image</string>
   </property>
  </action>
  <action name="actionSave_Text">
   <property name="text">
    <string>Save Text</string>
   </property>
  </action>
  <action name="actionSave_As_Text">
   <property name="text">
    <string>Save As Text</string>
   </property>
  </action>
  <action name="actionConvert_Image_s">
   <property name="text">
    <string>Convert Image(s)</string>
   </property>
  </action>
  <action name="actionReview_Ground_Truth_3">
   <property name="text">
    <string>Review Ground Truth</string>
   </property>
  </action>
  <action name="actionHebrew">
   <property name="text">
    <string>Hebrew</string>
   </property>
  </action>
  <action name="actionHebrew_2">
   <property name="text">
    <string>Hebrew</string>
   </property>
  </action>
  <action name="actionUpdate_Hebrew_Wordlist">
   <property name="text">
    <string>Update Hebrew Wordlist</string>
   </property>
  </action>
  <action name="actionHebrew_3">
   <property name="text">
    <string>Hebrew</string>
   </property>
  </action>
  <action name="actionOCR_Image">
   <property name="text">
    <string>OCR Image</string>
   </property>
  </action>
  <action name="actionSelect_Image">
   <property name="text">
    <string>Select Image</string>
   </property>
  </action>
  <action name="actionGreek_2">
   <property name="text">
    <string>Greek</string>
   </property>
  </action>
  <action name="actionHebrew_4">
   <property name="text">
    <string>Hebrew</string>
   </property>
  </action>
  <action name="actionLatin_2">
   <property name="text">
    <string>Latin</string>
   </property>
  </action>
  <action name="actionSelect_Language_Model">
   <property name="text">
    <string>Select Language Model</string>
   </property>
  </action>
  <action name="actionSelect_Fonts">
   <property name="text">
    <string>Select Fonts</string>
   </property>
  </action>
  <action name="actionany">
   <property name="text">
    <string>any</string>
   </property>
  </action>
  <action name="actionAny">
   <property name="text">
    <string>Any</string>
   </property>
  </action>
  <action name="actionStage_Ground_Truth">
   <property name="text">
    <string>Stage Ground Truth</string>
   </property>
  </action>
  <action name="actionCreate_e_Sword_Bible_Module">
   <property name="text">
    <string>e-Sword Bible Module</string>
   </property>
  </action>
  <action name="actionCreate_theWord_Bible_Module">
   <property name="text">
    <string>theWord Bible Module</string>
   </property>
  </action>
  <action name="actionEnglish">
   <property name="text">
    <string>English</string>
   </property>
  </action>
  <action name="actionEnglishh">
   <property name="text">
    <string>English</string>
   </property>
  </action>
  <action name="actionEnglish_2">
   <property name="text">
    <string>English</string>
   </property>
  </action>
  <action name="actionEnglish_3">
   <property name="text">
    <string>English</string>
   </property>
  </action>
  <action name="actionOnline">
   <property name="text">
    <string>Online</string>
   </property>
  </action>
  <action name="actionManual_Crop_Image_tb">
   <property name="icon">
    <iconset resource="../UI_Icons.qrc">
     <normaloff>:/Icons/image-crop.png</normaloff>:/Icons/image-crop.png</iconset>
   </property>
   <property name="text">
    <string>Manual Crop</string>
   </property>
   <property name="toolTip">
    <string>Manually crop tif image</string>
   </property>
  </action>
  <action name="actionEdit_Image_tb">
   <property name="icon">
    <iconset resource="../UI_Icons.qrc">
     <normaloff>:/Icons/Icons/gimp.png</normaloff>:/Icons/Icons/gimp.png</iconset>
   </property>
   <property name="text">
    <string>Gimp Image Editor</string>
   </property>
  </action>
 </widget>
 <resources>
  <include location="../UI_Icons.qrc"/>
 </resources>
 <connections/>
</ui>
